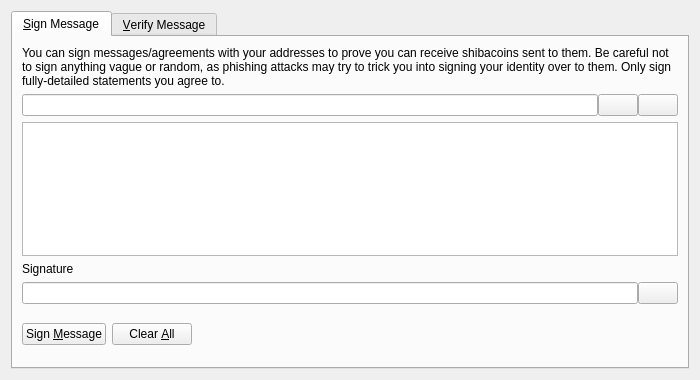
<?xml version="1.0" encoding="UTF-8"?>
<ui version="4.0">
 <class>SignVerifyMessageDialog</class>
 <widget class="QDialog" name="SignVerifyMessageDialog">
  <property name="geometry">
   <rect>
    <x>0</x>
    <y>0</y>
    <width>700</width>
    <height>380</height>
   </rect>
  </property>
  <property name="windowTitle">
   <string>Signatures - Sign / Verify a Message</string>
  </property>
  <property name="modal">
   <bool>true</bool>
  </property>
  <layout class="QVBoxLayout" name="verticalLayout">
   <item>
    <widget class="QTabWidget" name="tabWidget">
     <property name="currentIndex">
      <number>0</number>
     </property>
     <widget class="QWidget" name="tabSignMessage">
      <attribute name="title">
       <string>&amp;Sign Message</string>
      </attribute>
      <layout class="QVBoxLayout" name="verticalLayout_SM">
       <item>
        <widget class="QLabel" name="infoLabel_SM">
         <property name="text">
          <string>You can sign messages/agreements with your addresses to prove you can receive shibacoins sent to them. Be careful not to sign anything vague or random, as phishing attacks may try to trick you into signing your identity over to them. Only sign fully-detailed statements you agree to.</string>
         </property>
         <property name="textFormat">
          <enum>Qt::PlainText</enum>
         </property>
         <property name="wordWrap">
          <bool>true</bool>
         </property>
        </widget>
       </item>
       <item>
        <layout class="QHBoxLayout" name="horizontalLayout_1_SM">
         <property name="spacing">
          <number>0</number>
         </property>
         <item>
          <widget class="QValidatedLineEdit" name="addressIn_SM">
           <property name="toolTip">
            <string>The Shibacoin address to sign the message with</string>
           </property>
          </widget>
         </item>
         <item>
          <widget class="QPushButton" name="addressBookButton_SM">
           <property name="toolTip">
            <string>Choose previously used address</string>
           </property>
           <property name="text">
            <string/>
           </property>
           <property name="icon">
            <iconset resource="../bitcoin.qrc">
             <normaloff>:/icons/address-book</normaloff>:/icons/address-book</iconset>
           </property>
           <property name="shortcut">
            <string>Alt+A</string>
           </property>
           <property name="autoDefault">
            <bool>false</bool>
           </property>
          </widget>
         </item>
         <item>
          <widget class="QPushButton" name="pasteButton_SM">
           <property name="toolTip">
            <string>Paste address from clipboard</string>
           </property>
           <property name="text">
            <string/>
           </property>
           <property name="icon">
            <iconset resource="../bitcoin.qrc">
             <normaloff>:/icons/editpaste</normaloff>:/icons/editpaste</iconset>
           </property>
           <property name="shortcut">
            <string>Alt+P</string>
           </property>
           <property name="autoDefault">
            <bool>false</bool>
           </property>
          </widget>
         </item>
        </layout>
       </item>
       <item>
        <widget class="QPlainTextEdit" name="messageIn_SM">
         <property name="toolTip">
          <string>Enter the message you want to sign here</string>
         </property>
        </widget>
       </item>
       <item>
        <widget class="QLabel" name="signatureLabel_SM">
         <property name="text">
          <string>Signature</string>
         </property>
         <property name="textFormat">
          <enum>Qt::PlainText</enum>
         </property>
        </widget>
       </item>
       <item>
        <layout class="QHBoxLayout" name="horizontalLayout_2_SM">
         <property name="spacing">
          <number>0</number>
         </property>
         <item>
          <widget class="QLineEdit" name="signatureOut_SM">
           <property name="font">
            <font>
             <italic>true</italic>
            </font>
           </property>
           <property name="readOnly">
            <bool>true</bool>
           </property>
          </widget>
         </item>
         <item>
          <widget class="QPushButton" name="copySignatureButton_SM">
           <property name="toolTip">
            <string>Copy the current signature to the system clipboard</string>
           </property>
           <property name="text">
            <string/>
           </property>
           <property name="icon">
            <iconset resource="../bitcoin.qrc">
             <normaloff>:/icons/editcopy</normaloff>:/icons/editcopy</iconset>
           </property>
           <property name="autoDefault">
            <bool>false</bool>
           </property>
          </widget>
         </item>
        </layout>
       </item>
       <item>
        <layout class="QHBoxLayout" name="horizontalLayout_3_SM">
         <item>
          <widget class="QPushButton" name="signMessageButton_SM">
           <property name="toolTip">
            <string>Sign the message to prove you own this Shibacoin address</string>
           </property>
           <property name="text">
            <string>Sign &amp;Message</string>
           </property>
           <property name="icon">
            <iconset resource="../bitcoin.qrc">
             <normaloff>:/icons/edit</normaloff>:/icons/edit</iconset>
           </property>
           <property name="autoDefault">
            <bool>false</bool>
           </property>
          </widget>
         </item>
         <item>
          <widget class="QPushButton" name="clearButton_SM">
           <property name="toolTip">
            <string>Reset all sign message fields</string>
           </property>
           <property name="text">
            <string>Clear &amp;All</string>
           </property>
           <property name="icon">
            <iconset resource="../bitcoin.qrc">
             <normaloff>:/icons/remove</normaloff>:/icons/remove</iconset>
           </property>
           <property name="autoDefault">
            <bool>false</bool>
           </property>
          </widget>
         </item>
         <item>
          <spacer name="horizontalSpacer_1_SM">
           <property name="orientation">
            <enum>Qt::Horizontal</enum>
           </property>
           <property name="sizeHint" stdset="0">
            <size>
             <width>40</width>
             <height>48</height>
            </size>
           </property>
          </spacer>
         </item>
         <item>
          <widget class="QLabel" name="statusLabel_SM">
           <property name="font">
            <font>
             <weight>75</weight>
             <bold>true</bold>
            </font>
           </property>
           <property name="text">
            <string/>
           </property>
           <property name="wordWrap">
            <bool>true</bool>
           </property>
          </widget>
         </item>
         <item>
          <spacer name="horizontalSpacer_2_SM">
           <property name="orientation">
            <enum>Qt::Horizontal</enum>
           </property>
           <property name="sizeHint" stdset="0">
            <size>
             <width>40</width>
             <height>48</height>
            </size>
           </property>
          </spacer>
         </item>
        </layout>
       </item>
      </layout>
     </widget>
     <widget class="QWidget" name="tabVerifyMessage">
      <attribute name="title">
       <string>&amp;Verify Message</string>
      </attribute>
      <layout class="QVBoxLayout" name="verticalLayout_VM">
       <item>
        <widget class="QLabel" name="infoLabel_VM">
         <property name="text">
          <string>Enter the receiver's address, message (ensure you copy line breaks, spaces, tabs, etc. exactly) and signature below to verify the message. Be careful not to read more into the signature than what is in the signed message itself, to avoid being tricked by a man-in-the-middle attack. Note that this only proves the signing party receives with the address, it cannot prove sendership of any transaction!</string>
         </property>
         <property name="textFormat">
          <enum>Qt::PlainText</enum>
         </property>
         <property name="alignment">
          <set>Qt::AlignLeading|Qt::AlignLeft|Qt::AlignTop</set>
         </property>
         <property name="wordWrap">
          <bool>true</bool>
         </property>
        </widget>
       </item>
       <item>
        <layout class="QHBoxLayout" name="horizontalLayout_1_VM">
         <property name="spacing">
          <number>0</number>
         </property>
         <item>
          <widget class="QValidatedLineEdit" name="addressIn_VM">
           <property name="toolTip">
            <string>The Shibacoin address the message was signed with</string>
           </property>
          </widget>
         </item>
         <item>
          <widget class="QPushButton" name="addressBookButton_VM">
           <property name="toolTip">
            <string>Choose previously used address</string>
           </property>
           <property name="text">
            <string/>
           </property>
           <property name="icon">
            <iconset resource="../bitcoin.qrc">
             <normaloff>:/icons/address-book</normaloff>:/icons/address-book</iconset>
           </property>
           <property name="shortcut">
            <string>Alt+A</string>
           </property>
           <property name="autoDefault">
            <bool>false</bool>
           </property>
          </widget>
         </item>
        </layout>
       </item>
       <item>
        <widget class="QPlainTextEdit" name="messageIn_VM"/>
       </item>
       <item>
        <widget class="QValidatedLineEdit" name="signatureIn_VM"/>
       </item>
       <item>
        <layout class="QHBoxLayout" name="horizontalLayout_2_VM">
         <item>
          <widget class="QPushButton" name="verifyMessageButton_VM">
           <property name="toolTip">
            <string>Verify the message to ensure it was signed with the specified Shibacoin address</string>
           </property>
           <property name="text">
            <string>Verify &amp;Message</string>
           </property>
           <property name="icon">
            <iconset resource="../bitcoin.qrc">
             <normaloff>:/icons/transaction_0</normaloff>:/icons/transaction_0</iconset>
           </property>
           <property name="autoDefault">
            <bool>false</bool>
           </property>
          </widget>
         </item>
         <item>
          <widget class="QPushButton" name="clearButton_VM">
           <property name="toolTip">
            <string>Reset all verify message fields</string>
           </property>
           <property name="text">
            <string>Clear &amp;All</string>
           </property>
           <property name="icon">
            <iconset resource="../bitcoin.qrc">
             <normaloff>:/icons/remove</normaloff>:/icons/remove</iconset>
           </property>
           <property name="autoDefault">
            <bool>false</bool>
           </property>
          </widget>
         </item>
         <item>
          <spacer name="horizontalSpacer_1_VM">
           <property name="orientation">
            <enum>Qt::Horizontal</enum>
           </property>
           <property name="sizeHint" stdset="0">
            <size>
             <width>40</width>
             <height>48</height>
            </size>
           </property>
          </spacer>
         </item>
         <item>
          <widget class="QLabel" name="statusLabel_VM">
           <property name="font">
            <font>
             <weight>75</weight>
             <bold>true</bold>
            </font>
           </property>
           <property name="text">
            <string/>
           </property>
           <property name="wordWrap">
            <bool>true</bool>
           </property>
          </widget>
         </item>
         <item>
          <spacer name="horizontalSpacer_2_VM">
           <property name="orientation">
            <enum>Qt::Horizontal</enum>
           </property>
           <property name="sizeHint" stdset="0">
            <size>
             <width>40</width>
             <height>48</height>
            </size>
           </property>
          </spacer>
         </item>
        </layout>
       </item>
      </layout>
     </widget>
    </widget>
   </item>
  </layout>
 </widget>
 <customwidgets>
  <customwidget>
   <class>QValidatedLineEdit</class>
   <extends>QLineEdit</extends>
   <header>qvalidatedlineedit.h</header>
  </customwidget>
 </customwidgets>
 <resources>
  <include location="../bitcoin.qrc"/>
 </resources>
 <connections/>
</ui>
